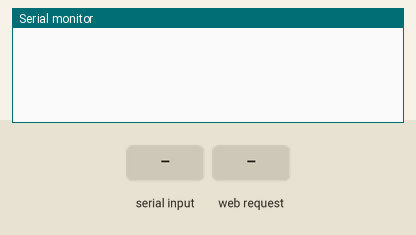
Recording of a sketch running on a simulated ESP8266 (NodeMCU). On the bench: the last lines printed to the serial monitor. The inputs (shaded band) are chosen by the test bench. WiFi joins after 1.5 s; servers stay silent unless stated; no MQTT or app messages arrive unless stated.

Above: at 2.8 s.
2.9 s: "at\n" received over Serial
At 3.6 s:
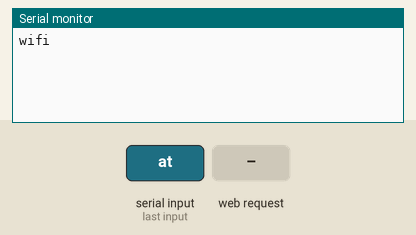
4.5 s: HTTP request GET /update received
At 7.3 s:
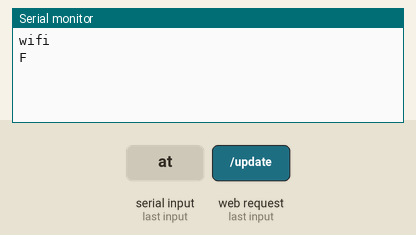

The sketch:

wifi.ino
```cpp
#include <ESP8266WiFi.h>
#include <PubSubClient.h> // https://github.com/knolleary/pubsubclient/releases/tag/v2.3
#include <ESP8266WebServer.h>
#include <ESP8266HTTPClient.h>
#include <WiFiClient.h>
#include <Arduino_JSON.h>


//-------- Customise these values -----------
const char* token  = "4561";
// const char* password = "u9pHINUEal";
 String ssid = "safta";
 String password = "00000000";
String topic = "iot-2/"+String(token);
//-------- Customise the above values --------

IPAddress local_IP(192, 168, 5, 184);
// Set your Gateway IP address
IPAddress gateway(192, 168, 5, 1);
IPAddress subnet(255, 255, 255, 0);
IPAddress primaryDNS(8, 8, 8, 8); // optional
IPAddress secondaryDNS(8, 8, 4, 4);

String httpServeur = "http://192.168.5.1/espitems/"+String(token);
char serverr[] = "192.168.5.1";
char clientId[] = "safta001";


bool pwd = true;

WiFiClient wifiClient;

void callback(char* topic, byte* payload, unsigned int payloadLength) {
  String myObject = (char *)payload;
  Serial.print("IOT")  ;
  Serial.println(myObject)  ;

}
PubSubClient client(serverr, 1883, callback, wifiClient);
ESP8266WebServer server(80);


void handleRoot() {
  String response =F("<style>.form input[type=password],.form select{width:100%;padding:12px 20px;margin:8px 0;display:inline-block;border:1px solid #ccc;border-radius:4px;box-sizing:border-box}.form input[type=submit]{width:100%;background-color:#4caf50;color:white;padding:14px 20px;margin:8px 0;border:0;border-radius:4px;cursor:pointer}.form input[type=submit]:hover{background-color:#45a049}.form{border-radius:5px;background-color:#f2f2f2;padding:20px}</style><form class='form' action=\"update\"><select name=\"ssid\">");
  byte numSsid = WiFi.scanNetworks();

  for (int thisNet = 0; thisNet<numSsid; thisNet++) {
    response +="<option>"+WiFi.SSID(thisNet) + "</option>";
  }
   response +="</select><input type='password' name='password'><input type='submit' value='send'></form>";
  server.send(200, "text/html", response);

}
void handleUpdate(){

  ssid = server.arg("ssid");
  password =server.arg("password");
  server.send(200, "text/html", "ok");
   //   Serial.println(ssid);
   // Serial.println(password);
     wifiConnect();
  // delay(2000);
  // Serial.println("http");
  httpGet();
  mqttConnect();
   delay(3000);
  pwd = false;


}
void serveForPwd(){
    WiFi.mode(WIFI_AP_STA);
  //Serial.println(WiFi.softAPConfig(local_IP, gateway, subnet) ? "Ready" : "Failed!");
  //Serial.print("Configuring access point...");
  WiFi.softAP("smart iot", "00000000");
  IPAddress myIP = WiFi.softAPIP();
  //Serial.print("AP IP address: ");
  //Serial.println(myIP);
  server.on("/", handleRoot);
  server.on("/update", handleUpdate);
  server.begin();
  //Serial.println("HTTP server started");
}

void setup() {

  Serial.begin(9600);
   while(!setModule(3));
    Serial.println("wifi");

// while(Serial.available()<=0){

// }
//   String s= Serial.readStringUntil('\n');
//   if(s.indexOf("at")>=0){
//     Serial.println("wifi");
//   }
// Serial.println("wifi 1");

  serveForPwd();
  while(pwd){
  server.handleClient();
  }
  //WiFi.softAPdisconnect (true);


  wifiConnect();
  // delay(2000);
  // Serial.println("http");
  httpGet();
  mqttConnect();
}

void loop() {


  if (!client.loop()) {
    mqttConnect();

  }
  if(Serial.available()){
      String s= Serial.readStringUntil('\n');
      //Serial.println(s);
       if(s.indexOf("{")>=0 && s.indexOf("}")>=0){
          client.publish(topic.c_str(),s.c_str());

       }
    //Serial.println("OK");


  }
  server.handleClient();
}

void wifiConnect() {
    if (!WiFi.config(local_IP, gateway, subnet,primaryDNS,secondaryDNS)) {
  //  Serial.println("STA Failed to configure");
  }
  //Serial.print("Connecting to "); Serial.print(ssid);
  WiFi.begin(ssid, password);
  while (WiFi.status() != WL_CONNECTED) {
    delay(500);
    //Serial.print(".");
  }
  //Serial.print("nWiFi connected, IP address: "); Serial.println(WiFi.localIP());

}

void mqttConnect() {
  if (!!!client.connected()) {
    //Serial.print("Reconnecting MQTT client to "); Serial.println(serverr);
    while (!!!client.connect(clientId)) {
      //Serial.print(".");
        server.handleClient();
      delay(500);
    }
    if (client.subscribe(topic.c_str())) {
      //Serial.println("subscribe to responses OK");
    } else {
      //Serial.println("subscribe to responses FAILED");
    }
    //Serial.println();
  }
}

void httpGet(){
      if(WiFi.status()== WL_CONNECTED){
      HTTPClient http;
      http.begin(httpServeur);
      int httpResponseCode = http.GET();
      if (httpResponseCode>0) {


        String payload = http.getString();
        Serial.println(payload);


    }
      else {
      Serial.println("F");
      }
      // Free resources
      http.end();
    }
    else {
      Serial.println("F");
    }
}


bool setModule(int timeout){
   int timeOut = 0;
  while (Serial.available()<=0) {
    timeOut++;
    if(timeOut>=timeout){
      return false;
    }
    delay(1000);
  }
   String s= Serial.readStringUntil('\n');
  if(s.indexOf("at")>=0){
    return true;
  }
  return false;
}
```

Measured:
- after the input at 2.9 s, the serial monitor: prints a new line after 0.10 s (image 1)
- after the input at 4.5 s, the serial monitor: prints a new line after 1.7 s (image 2)
